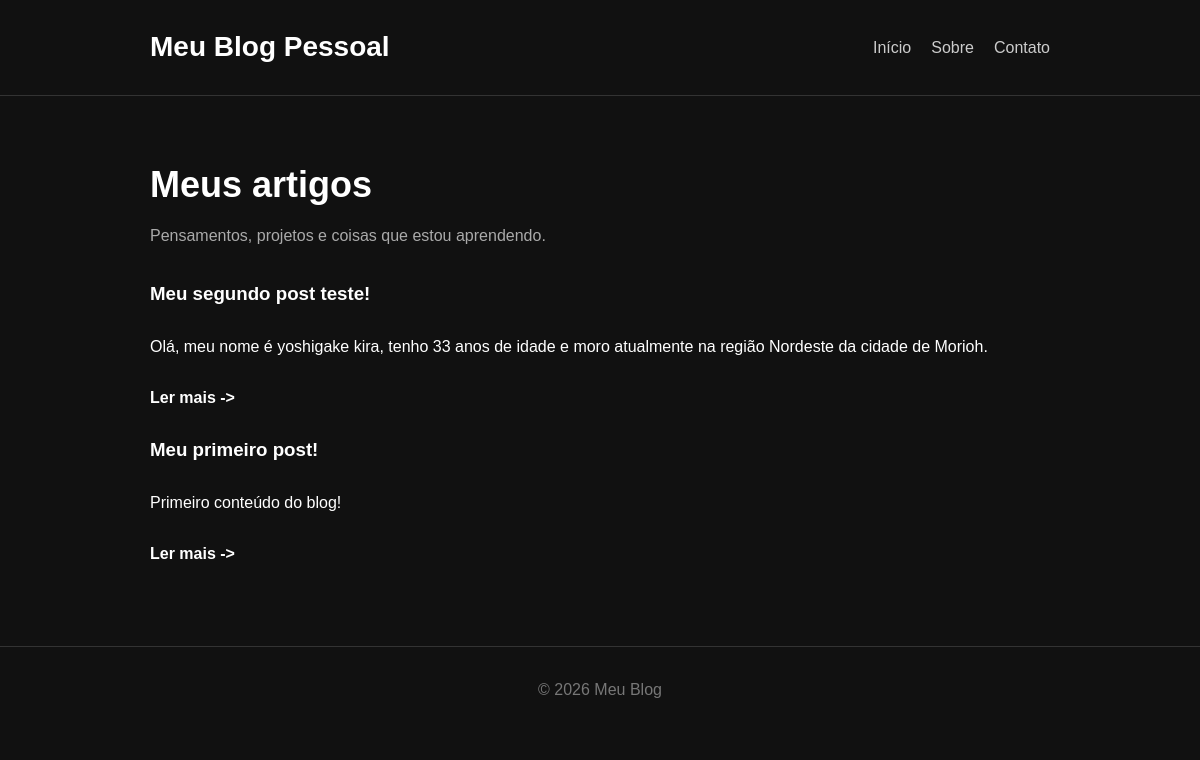
The page / on the database its author committed.
### tables this page shows
CREATE TABLE posts (
            id INTEGER PRIMARY KEY AUTOINCREMENT,
            title TEXT NOT NULL,
            content TEXT NOT NULL
        );

### app.py (the view)
@app.route("/")
def home():
    conn = get_db_connection()
    posts = conn.execute(
        "SELECT * FROM posts ORDER BY id DESC"
    ).fetchall()
    conn.close()
    return render_template("index.html", posts=posts)

### app.py (called while the page is built)
def get_db_connection():
    conn = sqlite3.connect("blog.db")
    conn.row_factory = sqlite3.Row
    return conn

### templates/index.html (shortened to what this page needs)
<!DOCTYPE html>
<html lang="pt-br">
<head>
    <link rel="stylesheet" href="{{ url_for('static', filename='css/style.css') }}">
</head>
<body>
    <header class="header">
        <div class="container">
            <h1>Meu Blog Pessoal</h1>
            <nav>
                <a href="/">Início</a>
                <a href="#">Sobre</a>
                <a href="#">Contato</a>
            </nav>
        </div>
    </header>
    <main class="container">
        <section class="intro">
            <h2>Meus artigos</h2>
            <p>
                Pensamentos, projetos e coisas que estou aprendendo.
            </p>
        </section>
        <section class="posts">
            {% for post in posts %}
            <article class="posts">
                <h3>{{post["title"]}}</h3>
                <p>
                    {{post["content"]}}
                </p>
                <a href="{{url_for('post', id=post['id'])}}" class="read-more">
                    Ler mais ->
                </a>
            </article>
            {% endfor %}
        </section>
    </main>
    <footer class="footer">
        <p>
            © 2026 Meu Blog
        </p>
    </footer>
</html>

### static/css/style.css (style rules this page uses)
* { margin: 0; padding: 0; box-sizing: border-box; }
body { font-family: Arial, sans-serif; background-color: #111; color: #fff; line-height: 1.6; }
.container { width: 90%; max-width: 900px; margin: auto; }
.header { border-bottom: 1px solid #333; padding: 25px 0; }
.header .container { display: flex; justify-content: space-between; align-items: center; }
.header h1 { font-size: 28px; }
nav { display: flex; gap: 20px; }
nav a { color: #ccc; text-decoration: none; }
.intro { padding: 60px 0 30px; }
.intro h2 { font-size: 36px; margin-bottom: 10px; }
.intro p { color: #aaa; }
.posts { display: flex; flex-direction: column; gap: 25px; }
.read-more { color: #fff; text-decoration: none; font-weight: bold; }
.footer { margin-top: 80px; padding: 30px 0; text-align: center; border-top: 1px solid #333; color: #777; }

### rows shown on the page
posts: title "Meu segundo post teste!", content "Olá, meu nome é yoshigake kira, tenho 33 anos de idade e moro atualmente na região Nordeste da cidade de Morioh."
posts: title "Meu primeiro post!", content "Primeiro conteúdo do blog!"
